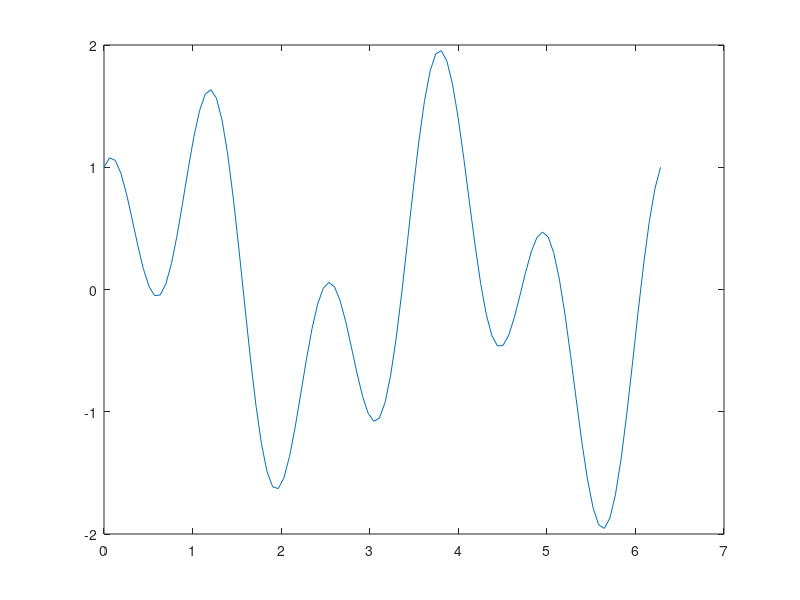
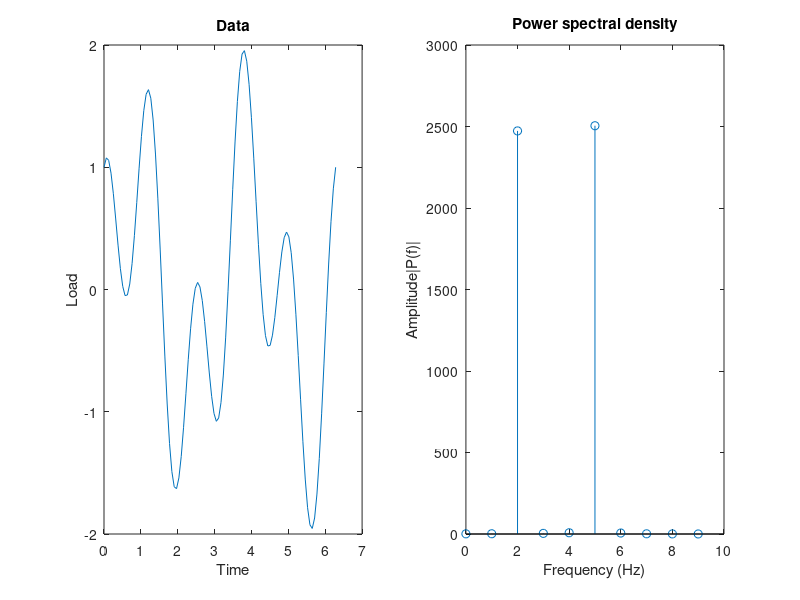

The MATLAB script that drew these images, in order:
%% Script_SinCosin
%
% Author: Elia Matsumoto
% 
% Contact: elia.matsumoto@fgv.br
% 
% Date: 2021
%
%% Reseting environment
rng('shuffle'); % Random seed
close all       % Close all figure
clear           % Clear workspace
clc             % Clear command window

%% Synthetic data
L = 100;          % Signal length
F = 100;          % Frequency of the sign
t = linspace(0,2*pi,L);
y = sin(2*t) + cos(5*t); 
plot(t,y)

%% Fast-fourier transform
Y = fft(y);
Pyy = Y.*conj(Y);    % Amplitude
f = (L/F)*(0:(L-1)); % Frequencies

%% Plot Original data
figure
subplot(1,2,1)
plot(t,y)
xlabel('Time')
ylabel('Load')
title('Data')
subplot(1,2,2)
stem(f(1:10),Pyy(1:10))
title('Power spectral density')
xlabel('Frequency (Hz)')
ylabel('Amplitude|P(f)|')
